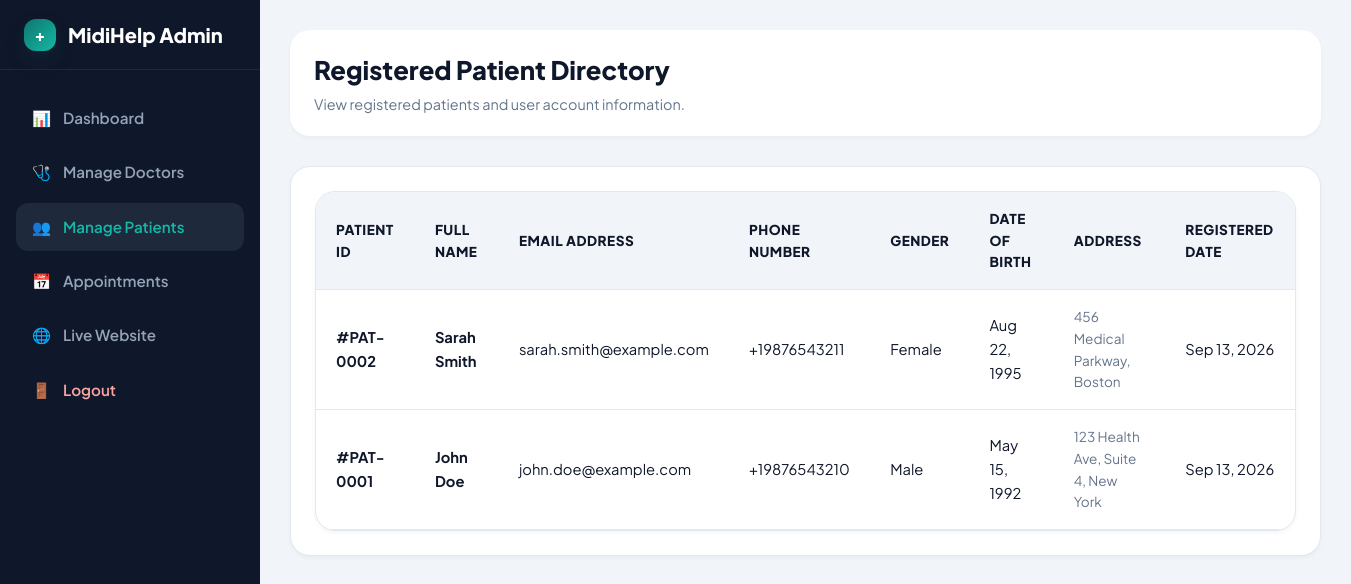
Page /admin/patients.php (signed in) on the committed database.
### tables this page shows
CREATE TABLE `users` (
  `id` INT(11) NOT NULL AUTO_INCREMENT,
  `full_name` VARCHAR(100) NOT NULL,
  `email` VARCHAR(100) NOT NULL,
  `phone` VARCHAR(20) NOT NULL,
  `password` VARCHAR(255) NOT NULL,
  `gender` ENUM('Male', 'Female', 'Other') DEFAULT 'Male',
  `date_of_birth` DATE DEFAULT NULL,
  `address` TEXT DEFAULT NULL,
  `created_at` TIMESTAMP NOT NULL DEFAULT CURRENT_TIMESTAMP,
  PRIMARY KEY (`id`),
  UNIQUE KEY `email` (`email`)
);

### admin/patients.php (the view, shortened to what this page needs)
<?php
require_once __DIR__ . '/../config/database.php';
$query = "SELECT * FROM users ORDER BY id DESC";
$result = $conn->query($query);
$patients = [];
if ($result) {
    while ($row = $result->fetch_assoc()) {
        $patients[] = $row;
    }
}
?>
<!DOCTYPE html>
<html lang="en">
<head>
    <link rel="stylesheet" href="../css/style.css">
    <link rel="stylesheet" href="../css/admin.css">
</head>
<body>
<div class="admin-wrapper">
    <aside class="admin-sidebar">
        <div class="admin-brand">
            <div class="logo-icon" style="width: 32px; height: 32px; font-size: 1rem;">+</div>
            <span>MidiHelp Admin</span>
        </div>
        <div class="admin-menu">
            <a href="dashboard.php" class="admin-menu-link">📊 <span>Dashboard</span></a>
            <a href="doctors.php" class="admin-menu-link">🩺 <span>Manage Doctors</span></a>
            <a href="patients.php" class="admin-menu-link active">👥 <span>Manage Patients</span></a>
            <a href="appointments.php" class="admin-menu-link">📅 <span>Appointments</span></a>
            <a href="../index.php" target="_blank" class="admin-menu-link">🌐 <span>Live Website</span></a>
            <a href="logout.php" class="admin-menu-link" style="margin-top: auto; color: #FCA5A5;">🚪 <span>Logout</span></a>
        </div>
    </aside>
    <main class="admin-main">
        <div class="admin-header">
            <div>
                <h1 class="admin-title">Registered Patient Directory</h1>
                <p style="color: var(--muted-text); font-size: 0.9rem; margin-top: 2px;">View registered patients and user account information.</p>
            </div>
        </div>
        <div style="background: white; border-radius: var(--radius-lg); padding: 24px; box-shadow: var(--shadow-sm); border: 1px solid var(--border-color);">
            <div class="table-responsive">
                <table class="custom-table">
                    <thead>
                        <tr>
                            <th>Patient ID</th>
                            <th>Full Name</th>
                            <th>Email Address</th>
                            <th>Phone Number</th>
                            <th>Gender</th>
                            <th>Date of Birth</th>
                            <th>Address</th>
                            <th>Registered Date</th>
                        </tr>
                    </thead>
                    <tbody>
                        <?php if (!empty($patients)): ?>
                            <?php foreach ($patients as $patient): ?>
                                <tr>
                                    <td><strong>#PAT-<?php echo sprintf("%04d", $patient['id']); ?></strong></td>
                                    <td style="font-weight: 700; color: var(--dark-text);"><?php echo htmlspecialchars($patient['full_name']); ?></td>
                                    <td><?php echo htmlspecialchars($patient['email']); ?></td>
                                    <td><?php echo htmlspecialchars($patient['phone']); ?></td>
                                    <td><?php echo htmlspecialchars($patient['gender']); ?></td>
                                    <td><?php echo !empty($patient['date_of_birth']) ? date('M j, Y', strtotime($patient['date_of_birth'])) : 'N/A'; ?></td>
                                    <td style="max-width: 200px; font-size: 0.85rem; color: var(--muted-text);"><?php echo htmlspecialchars($patient['address'] ?? 'N/A'); ?></td>
                                    <td><?php echo date('M j, Y', strtotime($patient['created_at'])); ?></td>
                                </tr>
                            <?php endforeach; ?>
                        <?php else: ?>
                            <tr>
                                <td colspan="8" style="text-align: center; padding: 30px; color: var(--muted-text);">No registered patients found.</td>
                            </tr>
                        <?php endif; ?>
                    </tbody>
                </table>
            </div>
        </div>
    </main>
</div>
</body>
</html>

### css/style.css (style rules this page uses)
:root { --primary: #0F766E; --primary-hover: #115E59; --primary-light: #F0FDFA; --secondary: #14B8A6; --secondary-light: #CCFBF1; --accent-glow: rgba(20, 184, 166, 0.35); --bg-color: #F8FAFC; --card-bg: #FFFFFF; --glass-bg: rgba(255, 255, 255, 0.85); --dark-text: #0F172A; --muted-text: #64748B; --border-color: #E2E8F0; --success: #16A34A; --success-bg: #DCFCE7; --warning: #F59E0B; --warning-bg: #FEF3C7; --danger: #DC2626; --danger-bg: #FEE2E2; --info: #0284C7; --info-bg: #E0F2FE; --shadow-sm: 0 2px 4px rgba(15, 23, 42, 0.04); --shadow-md: 0 8px 16px -2px rgba(15, 23, 42, 0.08), 0 4px 6px -2px rgba(15, 23, 42, 0.03); --shadow-lg: 0 20px 35px -8px rgba(15, 23, 42, 0.12), 0 8px 16px -6px rgba(15, 23, 42, 0.06); --shadow-glow: 0 10px 25px -5px rgba(15, 118, 110, 0.25); --radius-sm: 8px; --radius-md: 12px; --radius-lg: 20px; --radius-full: 9999px; --transition: all 0.3s cubic-bezier(0.4, 0, 0.2, 1); }
* { margin: 0; padding: 0; box-sizing: border-box; }
body { font-family: 'Plus Jakarta Sans', -apple-system, BlinkMacSystemFont, "Segoe UI", Roboto, sans-serif; background-color: var(--bg-color); background-image: radial-gradient(at 0% 0%, rgba(204, 251, 241, 0.5) 0px, transparent 50%), radial-gradient(at 100% 100%, rgba(224, 242, 254, 0.5) 0px, transparent 50%); background-attachment: fixed; color: var(--dark-text); line-height: 1.6; display: flex; flex-direction: column; min-height: 100vh; overflow-x: hidden; }
a { color: var(--primary); text-decoration: none; transition: var(--transition); }
.logo-icon { width: 42px; height: 42px; background: linear-gradient(135deg, var(--primary), var(--secondary)); color: white; border-radius: var(--radius-md); display: flex; align-items: center; justify-content: center; font-weight: 800; font-size: 1.3rem; box-shadow: var(--shadow-glow); transition: var(--transition); }
.table-responsive { width: 100%; overflow-x: auto; background: var(--card-bg); border-radius: var(--radius-lg); box-shadow: var(--shadow-sm); border: 1px solid var(--border-color); }
.custom-table { width: 100%; border-collapse: collapse; text-align: left; }
.custom-table th { background-color: #F1F5F9; padding: 16px 20px; font-size: 0.85rem; font-weight: 800; color: var(--dark-text); text-transform: uppercase; letter-spacing: 0.5px; border-bottom: 1px solid var(--border-color); }
.custom-table td { padding: 16px 20px; font-size: 0.92rem; border-bottom: 1px solid var(--border-color); transition: var(--transition); }

### css/admin.css (style rules this page uses)
.admin-wrapper { display: flex; min-height: 100vh; background-color: #F1F5F9; }
.admin-sidebar { width: 260px; background-color: #0F172A; color: #94A3B8; display: flex; flex-direction: column; position: fixed; top: 0; bottom: 0; left: 0; z-index: 100; transition: var(--transition); }
.admin-brand { height: 70px; display: flex; align-items: center; gap: 12px; padding: 0 24px; color: white; font-weight: 800; font-size: 1.25rem; border-bottom: 1px solid #1E293B; }
.admin-menu { padding: 24px 16px; display: flex; flex-direction: column; gap: 6px; }
.admin-menu-link { display: flex; align-items: center; gap: 12px; padding: 12px 16px; border-radius: var(--radius-md); color: #94A3B8; font-weight: 600; font-size: 0.95rem; transition: var(--transition); }
.admin-menu-link:hover, .admin-menu-link.active { background-color: #1E293B; color: #14B8A6; }
.admin-main { flex: 1; margin-left: 260px; padding: 30px; }
.admin-header { display: flex; align-items: center; justify-content: space-between; margin-bottom: 30px; background: white; padding: 20px 24px; border-radius: var(--radius-lg); box-shadow: var(--shadow-sm); }
.admin-title { font-size: 1.6rem; font-weight: 800; color: #0F172A; }

### rows in the picture
users: id "0002", full_name "Sarah Smith", email "sarah.smith@example.com", phone "+19876543211", gender "Female", date_of_birth "Aug 22, 1995", address "456 Medical Parkway, Boston", created_at "Sep 13, 2026"
users: id "0001", full_name "John Doe", email "john.doe@example.com", phone "+19876543210", gender "Male", date_of_birth "May 15, 1992", address "123 Health Ave, Suite 4, New York", created_at "Sep 13, 2026"
